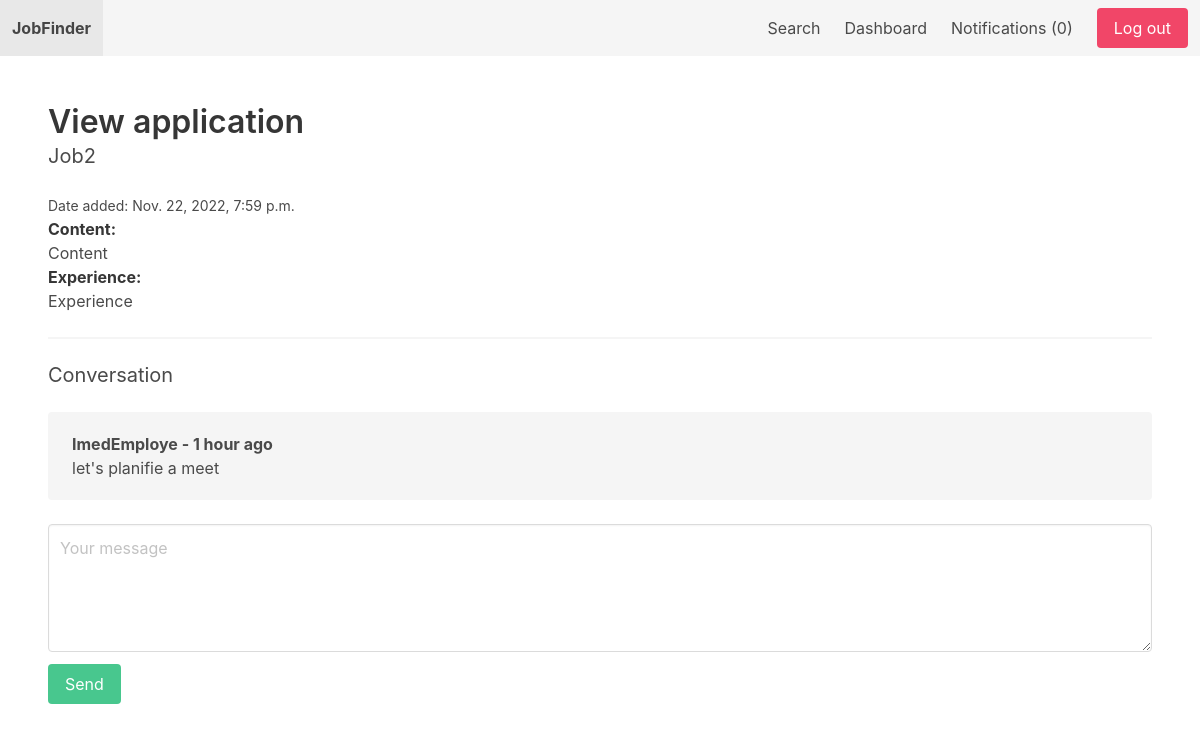
Screenshot of /dashboard/application/3/ (signed in) with the database file from the repository.
### job/models.py (models this page shows, shortened)
class Application(models.Model):
    job = models.ForeignKey(Job, related_name='applications', on_delete=models.CASCADE)
    content = models.TextField()
    experience = models.TextField()
    created_by = models.ForeignKey(User, related_name='applications', on_delete=models.CASCADE)
    created_at = models.DateTimeField(auto_now_add=True)

class Job(models.Model):
    SIZE_1_9 = 'size_1-9'
    SIZE_10_49 = 'size_10-49'
    SIZE_50_99 = 'size_50-99'
    SIZE_100 = 'size_100'
    CHOICES_SIZE = (
        (SIZE_1_9, '1-9'),
        (SIZE_10_49, '10-49'),
        (SIZE_50_99, '50-99'),
        (SIZE_100, '100+'),
    )
    ACTIVE = 'active'
    EMPLOYED = 'employed'
    ARCHIVED = 'archived'
    CHOICES_STATUS = (
        (ACTIVE, 'Active'),
        (EMPLOYED, 'Employed'),
        (ARCHIVED, 'Archived')
    )
    title = models.CharField(max_length=255)
    short_description = models.TextField()
    long_description = models.TextField(blank=True, null=True)
    company_name = models.CharField(max_length=255)
    company_address = models.CharField(max_length=255, blank=True, null=True)
    company_zipcode = models.CharField(max_length=255, blank=True, null=True)
    company_place = models.CharField(max_length=255, blank=True, null=True)
    company_country = models.CharField(max_length=255, blank=True, null=True)
    company_size = models.CharField(max_length=20, choices=CHOICES_SIZE, default=SIZE_1_9)
    created_by = models.ForeignKey(User, related_name='jobs', on_delete=models.CASCADE)
    created_at = models.DateTimeField(auto_now_add=True)
    changed_at = models.DateTimeField(auto_now=True)
    status = models.CharField(max_length=20, choices=CHOICES_STATUS, default=ACTIVE)

### userprofile/models.py (models this page shows)
class ConversationMessage(models.Model):
    application = models.ForeignKey(Application, related_name='conversationmessages', on_delete=models.CASCADE)
    content = models.TextField()
    created_by = models.ForeignKey(User, related_name='conversationmessages', on_delete=models.CASCADE)
    created_at = models.DateTimeField(auto_now_add=True)
    class Meta:
        ordering = ['created_at']

### userprofile/views.py (the view, shortened to what this page needs)
# urls.py: path('application/<int:application_id>/', view_application, name='view_application'),
@login_required
def view_application(request, application_id):
    if request.user.userprofile.is_employer:
        application = get_object_or_404(Application, pk=application_id, job__created_by=request.user)
    else:
        application = get_object_or_404(Application, pk=application_id, created_by=request.user)
    return render(request, 'userprofile/view_application.html', {'application': application})

### notification/context_processors.py (called while the page is built)
def notifications(request):
    if request.user.is_authenticated:
        return {'notifications': request.user.notifications.filter(is_read=False)}
    else:
        return {'notifications': []}

### userprofile/templates/userprofile/view_application.html (shortened to what this page needs)
{% extends 'core/base.html' %}
{% block content %}
    <h1 class="title">View application</h1>
    <h2 class="subtitle">{{ application.job.title }}</h2>
    <small>Date added: {{ application.created_at }}</small>
    <p><strong>Content: </strong><br>{{ application.content }}</p>
    <p><strong>Experience: </strong><br>{{ application.experience }}</p>
    <hr>
    <h2 class="subtitle">Conversation</h2>
    {% for message in application.conversationmessages.all %}
        <div class="notification">
            <b>{{ message.created_by.username }} - {{ message.created_at|timesince }} ago</b><br>
            {{ message.content }}
        </div>
    {% empty %}
        <p>No messages yet...</p>
        <hr>
    {% endfor %}
    <form method="post" action=".">
        <div class="field">
            <div class="control">
                <textarea class="textarea" placeholder="Your message" name="content" id="id_content"></textarea>
            </div>
        </div>
        <div class="field">
            <div class="control">
                <button class="button is-success">Send</button>
            </div>
        </div>
    </form>
{% endblock %}

### rows the page displays
Application: job "Job2", created_at "Nov. 22, 2022, 7:59 p.m.", content "Content", experience "Experience"
ConversationMessage: created_by.username "ImedEmploye", created_at "1 hour", content "let's planifie a meet"

### other values shown
{{ notifications.count }} "0"
